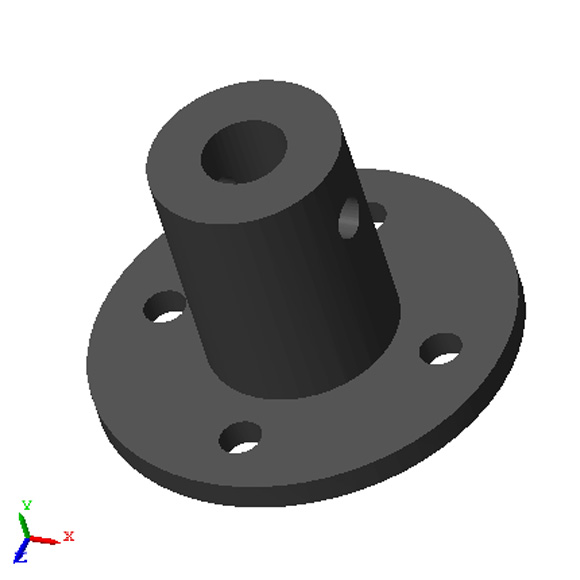
#> input picture motor_control/System_Identification_RobotArmExample/Base.jpg, 580 x 580 px, given in place of the camera
$ python webcam.py
#> lines starting #> are read from the running program, lines starting #| are printed output that depends on the picture; after the words box and inside, x2 and y2 are one past the last pixel; in counts of white or black regions, pixels touching at a corner belong together
import cv2
import numpy as np

# import cv2.aruco

from cv2 import aruco


def draw_lines(lines, img):
    # The below for loop runs till r and theta values
    # are in the range of the 2d array
    if not ( lines is None ):
        for r_theta in lines:
            arr = np.array(r_theta[0], dtype=np.float64)
            r, theta = arr
            # Stores the value of cos(theta) in a
            a = np.cos(theta)

            # Stores the value of sin(theta) in b
            b = np.sin(theta)

            # x0 stores the value rcos(theta)
            x0 = a*r

            # y0 stores the value rsin(theta)
            y0 = b*r

            # x1 stores the rounded off value of (rcos(theta)-1000sin(theta))
            x1 = int(x0 + 1000*(-b))

            # y1 stores the rounded off value of (rsin(theta)+1000cos(theta))
            y1 = int(y0 + 1000*(a))

            # x2 stores the rounded off value of (rcos(theta)+1000sin(theta))
            x2 = int(x0 - 1000*(-b))

            # y2 stores the rounded off value of (rsin(theta)-1000cos(theta))
            y2 = int(y0 - 1000*(a))

            # cv2.line draws a line in img from the point(x1,y1) to (x2,y2).
            # (0,0,255) denotes the colour of the line to be
            # drawn. In this case, it is red.
            cv2.line(img, (x1, y1), (x2, y2), (0, 0, 255), 2)


cap = cv2.VideoCapture("/dev/video0")
# cap = cv2.VideoCapture("https://128.179.184.234:8080/video")

# Check if the webcam is opened correctly
if not cap.isOpened():
    raise IOError("Cannot open webcam")

while True:
    ret, frame = cap.read()
#> frame is the input picture: shape (580, 580, 3); mean B, G, R 180.3, 180.3, 180.3
    # frame = cv2.resize(frame, None, fx=0.5, fy=0.5, interpolation=cv2.INTER_AREA)
    gray = cv2.cvtColor(frame, cv2.COLOR_BGR2GRAY)

    edges = cv2.Canny(gray,100,200)
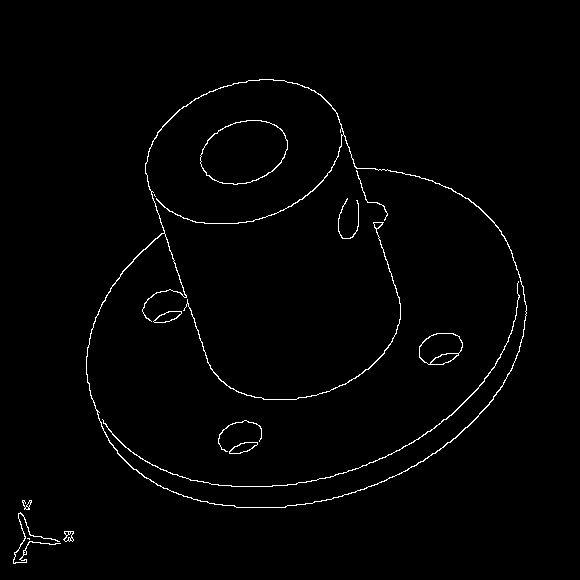
#> edges: shape (580, 580); 1.3% white in thin lines or dots, all inside (x1, y1, x2, y2) = (13, 79, 527, 564)
    lines = cv2.HoughLines(edges, 1, np.pi/180, 100)
#> lines = [[-79, 2.81], [-281, 2.81], [-85, 2.83], [-286, 2.83]]
    draw_lines(lines, frame)
#> the loop in draw_lines, `for r_theta in lines:` made 4 passes
#> (r, theta, a, b, x0, y0, x1, y1) on passes 1 to 4: (-79, 2.81, -0.946, 0.326, 74.7, -25.72, -250, -971), (-281, 2.81, -0.946, 0.326, 265.7, -91.48, -59, -1037), (-85, 2.83, -0.951, 0.309, 80.84, -26.27, -228, -977), (-286, 2.83, -0.951, 0.309, 272, -88.38, -37, -1039)
#> after the loop in draw_lines, `for r_theta in lines:`:
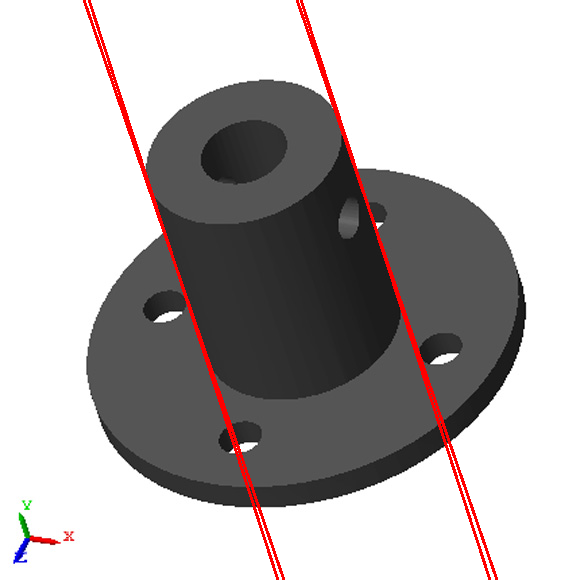
#> img: shape (580, 580, 3); mean B, G, R 177.2, 177.2, 182

    # print(lines)
    # concatenate image Horizontally
    # Hori = np.concatenate((edges, frame), axis=1)
    cv2.imshow('Lines', frame)
    cv2.imshow('edges', edges)

    c = cv2.waitKey(1)
#> (key Esc is pressed here)
    if c == 27:
        break

cap.release()
cv2.destroyAllWindows()

$ run again, on motor_control/System_Identification_RobotArmExample/Bicep.jpg
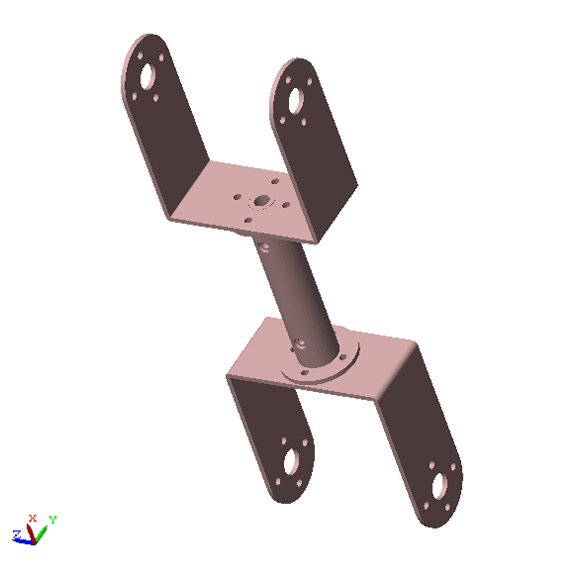
#> input picture motor_control/System_Identification_RobotArmExample/Bicep.jpg, 580 x 580 px, given in place of the camera
#> frame is the input picture: shape (580, 580, 3); mean B, G, R 228.3, 228.3, 232.3
#> `edges = cv2.Canny(gray,100,200)`:
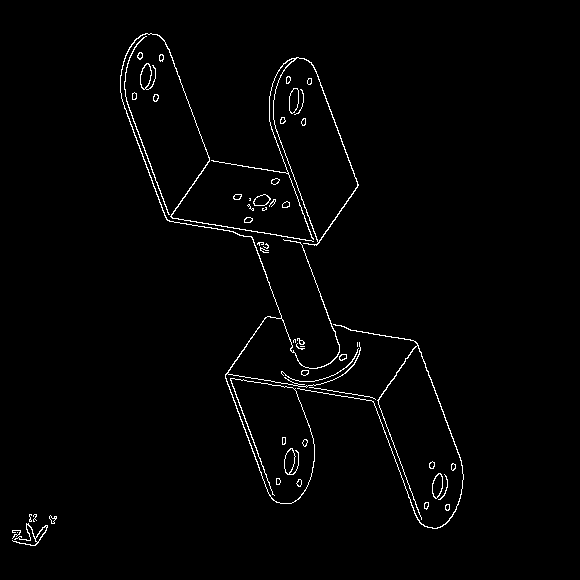
#> edges: shape (580, 580); 1.6% white in thin lines or dots, all inside (x1, y1, x2, y2) = (12, 33, 464, 546)
#> lines = 17 rows, first 8: [-78, 2.78], [399, 0.611], [-87, 2.79], [-207, 2.78], [-83, 2.79], [337, 1.73], [-156, 2.79], [-200, 2.79]
#> the loop in draw_lines, `for r_theta in lines:` made 17 passes
#> (r, theta, a, b, x0, y0, x1, y1) on passes 1 to 8: (-78, 2.78, -0.934, 0.358, 72.82, -27.95, -285, -961), (399, 0.611, 0.819, 0.574, 326.8, 228.9, -246, 1048), (-87, 2.79, -0.94, 0.342, 81.75, -29.76, -260, -969), (-207, 2.78, -0.934, 0.358, 193.3, -74.18, -165, -1007), (-83, 2.79, -0.94, 0.342, 77.99, -28.39, -264, -968), (337, 1.73, -0.156, 0.988, -52.72, 332.9, -1040, 176), (-156, 2.79, -0.94, 0.342, 146.6, -53.36, -195, -993), (-200, 2.79, -0.94, 0.342, 187.9, -68.4, -154, -1008)
#> after the loop in draw_lines, `for r_theta in lines:`:
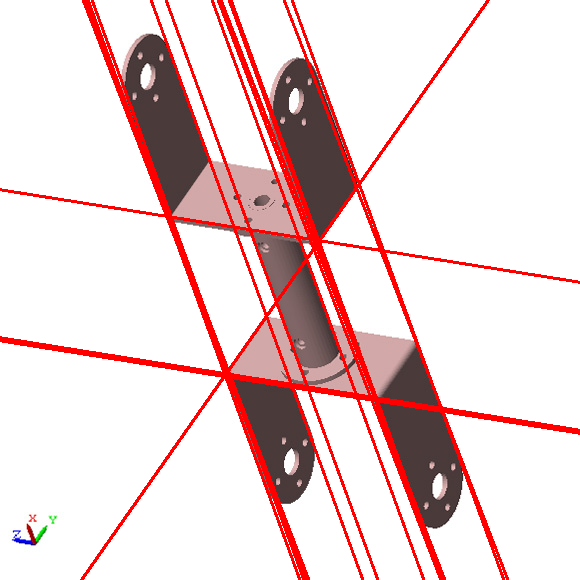
#> img: shape (580, 580, 3); mean B, G, R 212.3, 212.3, 235.7

$ run again, on motor_control/System_Identification_RobotArmExample/DriveGear.jpg
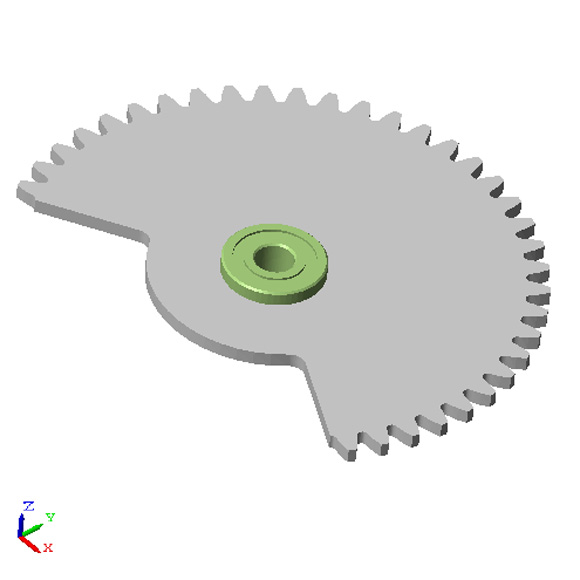
#> input picture motor_control/System_Identification_RobotArmExample/DriveGear.jpg, 580 x 580 px, given in place of the camera
#> frame is the input picture: shape (580, 580, 3); mean B, G, R 229.3, 230.7, 230.1
#> `gray = cv2.cvtColor(frame, cv2.COLOR_BGR2GRAY)`:
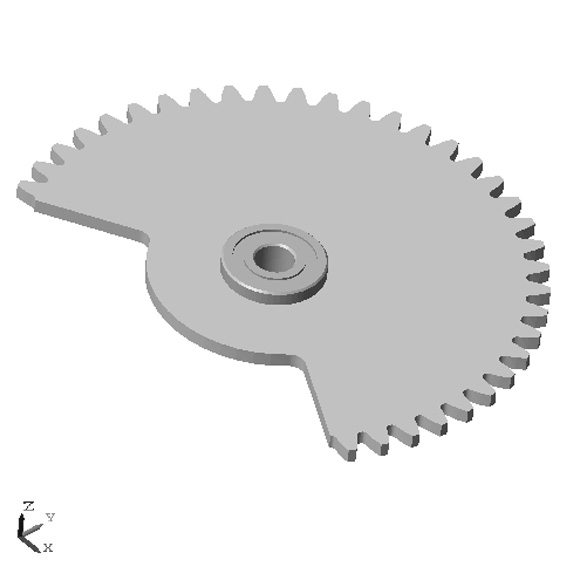
#> gray: shape (580, 580); min 11, max 255, mean 230.4
#> `edges = cv2.Canny(gray,100,200)`:
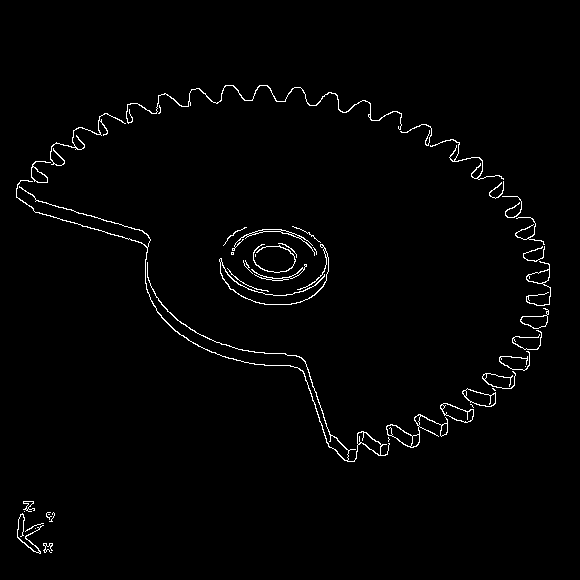
#> edges: shape (580, 580); 1.6% white in thin lines or dots, all inside (x1, y1, x2, y2) = (16, 85, 551, 554)
#> lines = [[194, 1.85]]
#> the loop in draw_lines, `for r_theta in lines:` made 1 pass
#> (r, theta, a, b, x0, y0, x1, y1) on pass 1: (194, 1.85, -0.276, 0.961, -53.47, 186.5, -1014, -89)

$ run again, on motor_control/System_Identification_RobotArmExample/Forearm.jpg
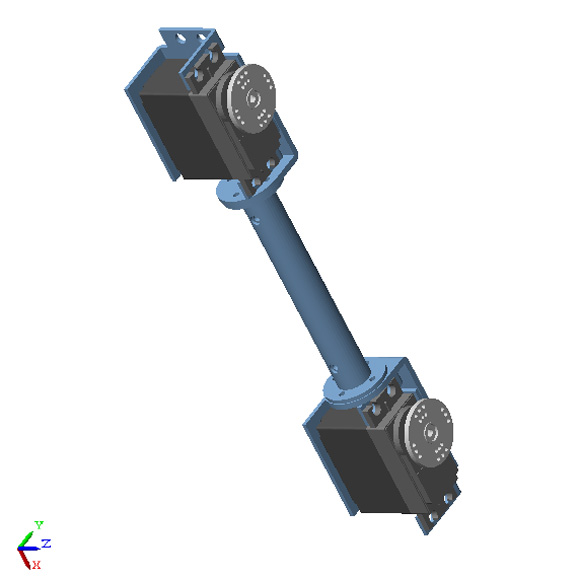
#> input picture motor_control/System_Identification_RobotArmExample/Forearm.jpg, 580 x 580 px, given in place of the camera
#> frame is the input picture: shape (580, 580, 3); mean B, G, R 233.7, 232.3, 230.8
#> `edges = cv2.Canny(gray,100,200)`:
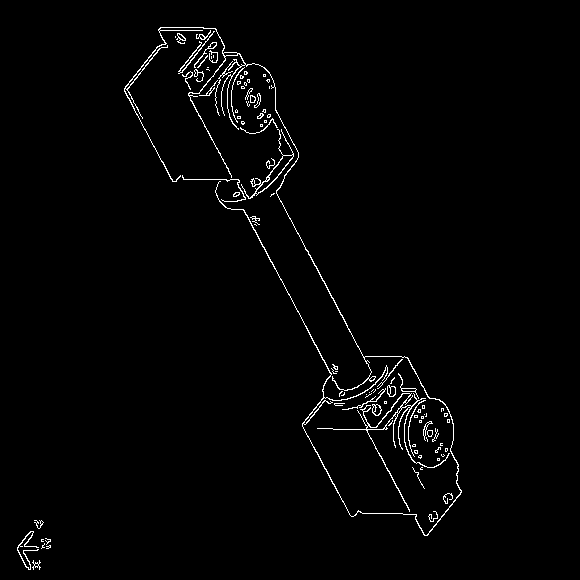
#> edges: shape (580, 580); 1.7% white in thin lines or dots, all inside (x1, y1, x2, y2) = (17, 27, 462, 570)
#> lines = [[-153, 2.65], [-67, 2.65], [-122, 2.65], [-111, 2.64], [-117, 2.65], [-161, 2.67], [-147, 2.64], [-125, 2.67], [-167, 2.69], [-100, 2.62], [-169, 2.69]]
#> the loop in draw_lines, `for r_theta in lines:` made 11 passes
#> (r, theta, a, b, x0, y0, x1, y1) on passes 1 to 8: (-153, 2.65, -0.883, 0.469, 135.1, -71.83, -334, -954), (-67, 2.65, -0.883, 0.469, 59.16, -31.45, -410, -914), (-122, 2.65, -0.883, 0.469, 107.7, -57.28, -361, -940), (-111, 2.64, -0.875, 0.485, 97.08, -53.81, -387, -928), (-117, 2.65, -0.883, 0.469, 103.3, -54.93, -366, -937), (-161, 2.67, -0.891, 0.454, 143.5, -73.09, -310, -964), (-147, 2.64, -0.875, 0.485, 128.6, -71.27, -356, -945), (-125, 2.67, -0.891, 0.454, 111.4, -56.75, -342, -947)
#> after the loop in draw_lines, `for r_theta in lines:`:
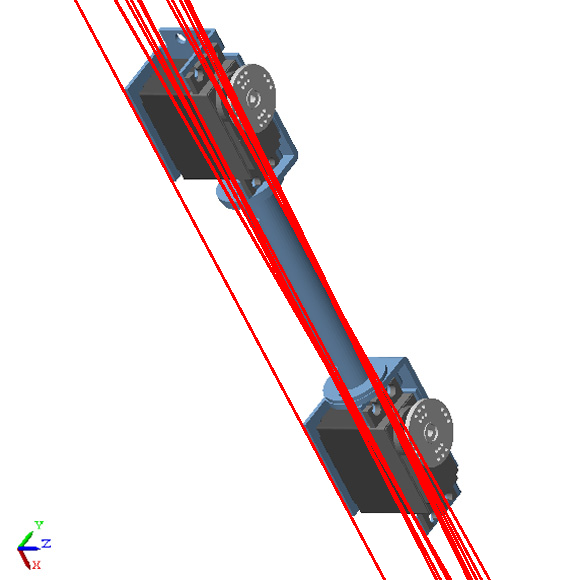
#> img: shape (580, 580, 3); mean B, G, R 226.1, 224.9, 236.1
